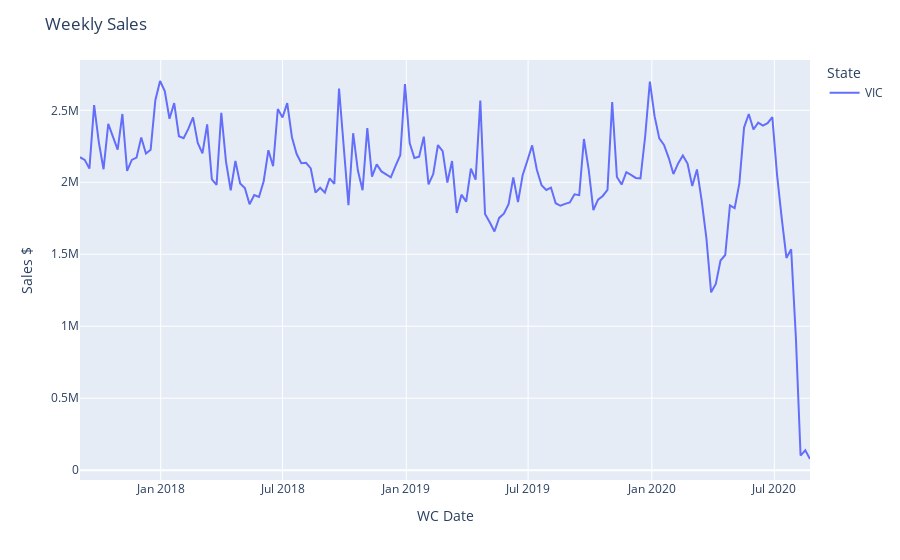

This figure's notebook cell:
### Code cell
fig = px.line(df_s[df_s['State']=='VIC'], x='WC Date', y='Sales', color="State",line_group="State", hover_name="Month")
fig.update_layout(title='Weekly Sales',xaxis_title='WC Date',yaxis_title="Sales $")
fig.show()

### Figure 1 — Plotly figure (JSON) as saved in the notebook; plotly's stock layout.template omitted (floating-point values rounded to 4 significant figures; data arrays with more than 128 entries replaced by an {"elided": "..."} marker saying what was removed)
{"data": [{"hovertemplate": "<b>%{hovertext}</b><br><br>State=VIC<br>WC Date=%{x}<br>Sales=%{y}<extra></extra>", "hovertext": {"elided": "156 str values"}, "legendgroup": "VIC", "line": {"color": "#636efa", "dash": "solid"}, "mode": "lines", "name": "VIC", "orientation": "v", "showlegend": true, "type": "scatter", "x": {"elided": "156 str values"}, "xaxis": "x", "y": {"elided": "156 float values"}, "yaxis": "y"}], "layout": {"legend": {"title": {"text": "State"}, "tracegroupgap": 0}, "margin": {"t": 60}, "title": {"text": "Weekly Sales"}, "xaxis": {"anchor": "y", "domain": [0, 1], "title": {"text": "WC Date"}}, "yaxis": {"anchor": "x", "domain": [0, 1], "title": {"text": "Sales $"}}}}
